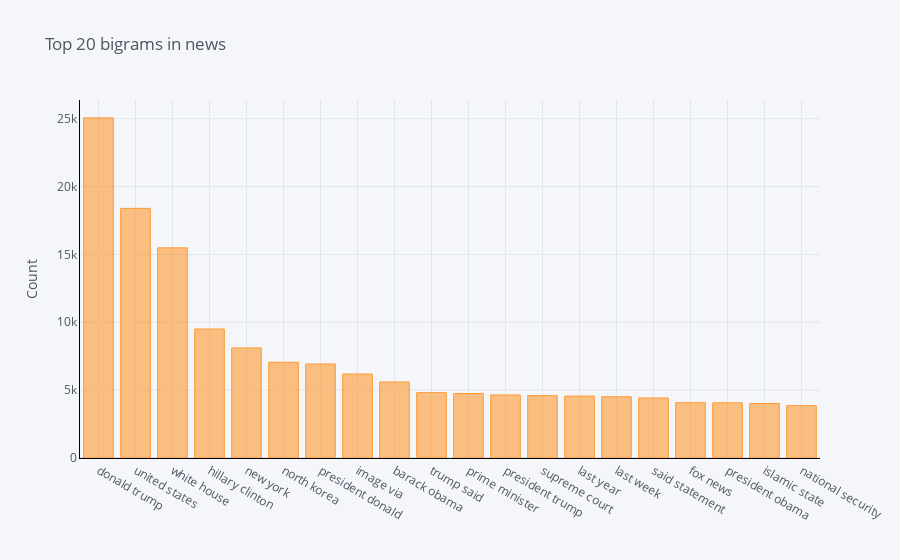

Notebook cell for this chart:
### Code cell
#Function to get top bigram words
def get_top_n_bigram(corpus, n=None):
    vec = CountVectorizer(ngram_range=(2, 2)).fit(corpus)
    bag_of_words = vec.transform(corpus)
    sum_words = bag_of_words.sum(axis=0) 
    words_freq = [(word, sum_words[0, idx]) for word, idx in vec.vocabulary_.items()]
    words_freq =sorted(words_freq, key = lambda x: x[1], reverse=True)
    return words_freq[:n]

#Calling function and return only top 20 words
common_words = get_top_n_bigram(clean_news['news'], 20)

#Printing the word and frequency
for word, freq in common_words:
    print(word, freq)
    
#Creating the dataframe of word and frequency
df3 = pd.DataFrame(common_words, columns = ['news' , 'count'])

#Group by words and plot the sum
df3.groupby('news').sum()['count'].sort_values(ascending=False).iplot(
    kind='bar', yTitle='Count', linecolor='black', title='Top 20 bigrams in news')

### Figure 1 — Plotly figure (JSON) as saved in the notebook; plotly's stock layout.template omitted (floating-point values rounded to 4 significant figures)
{"data": [{"marker": {"color": "rgba(255, 153, 51, 0.6)", "line": {"color": "rgba(255, 153, 51, 1.0)", "width": 1}}, "name": "count", "orientation": "v", "text": "", "type": "bar", "x": ["donald trump", "united states", "white house", "hillary clinton", "new york", "north korea", "president donald", "image via", "barack obama", "trump said", "prime minister", "president trump", "supreme court", "last year", "last week", "said statement", "fox news", "president obama", "islamic state", "national security"], "y": [25059, 18394, 15485, 9502, 8110, 7053, 6928, 6188, 5603, 4816, 4753, 4646, 4595, 4560, 4512, 4425, 4074, 4065, 4014, 3858]}], "layout": {"legend": {"bgcolor": "#F5F6F9", "font": {"color": "#4D5663"}}, "paper_bgcolor": "#F5F6F9", "plot_bgcolor": "#F5F6F9", "title": {"font": {"color": "#4D5663"}, "text": "Top 20 bigrams in news"}, "xaxis": {"gridcolor": "#E1E5ED", "linecolor": "black", "showgrid": true, "tickfont": {"color": "#4D5663"}, "title": {"font": {"color": "#4D5663"}, "text": ""}, "zerolinecolor": "#E1E5ED"}, "yaxis": {"gridcolor": "#E1E5ED", "linecolor": "black", "showgrid": true, "tickfont": {"color": "#4D5663"}, "title": {"font": {"color": "#4D5663"}, "text": "Count"}, "zerolinecolor": "#E1E5ED"}}}
